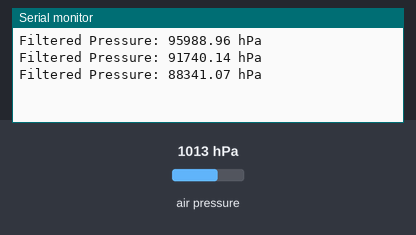
This sketch was run on a simulated Arduino Uno, built with avr-gcc and run on an emulated ATmega328P. Parts: the last lines printed to the serial monitor. Inputs (shaded band) come from the test bench; at power-on: air pressure 1013 hPa.

Above: at 1.2 s.
1.3 s: air pressure set to 952 hPa
At 1.9 s:
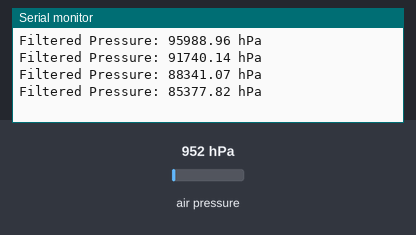
2.8 s: air pressure set to 975 hPa
At 3.4 s:
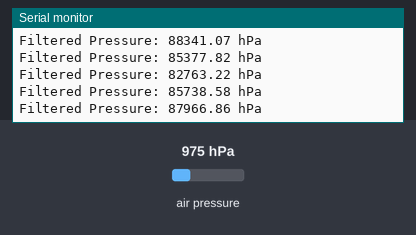
Timing chart, 0 to 5.8 s (numbered marks = the images above; inputs shaded):
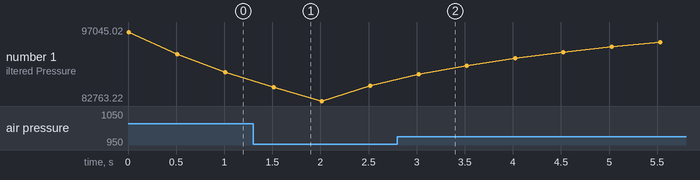

The sketch:

bmp_filter.ino
```cpp
#include <Wire.h>
#include <Adafruit_Sensor.h>
#include <Adafruit_BMP280.h>

// Initialize the BMP280 sensor
Adafruit_BMP280 bmp280;

// Set the BMP280 sensor settings
float seaLevelPressure = 1013.25;  // Set the sea level pressure for altitude calculation

float alpha = 0.2;
float filteredValue = 0.0;
// Define the filter parameters
int filterWindow = 5;  // Number of previous pressure values to consider for filtering
float pressureValues[5];  // Array to store the previous pressure values
int currentIndex = 0;  // Index for storing the current pressure value

// Function to update the filtered value using EMA
float updateEMA(float newValue) {
  filteredValue = alpha * newValue + (1 - alpha) * filteredValue;
  return filteredValue;
}

void setup() {
  // Initialize serial communication
  Serial.begin(9600);

  // Initialize the BMP280 sensor
  if (!bmp280.begin(0x76)) {
    Serial.println(F("Could not find a valid BMP280 sensor, check wiring!"));
    while (1);
  }

  // Set the initial pressure values in the array
  for (int i = 0; i < filterWindow; i++) {
    pressureValues[i] = bmp280.readPressure();
    float filteredPressure = updateEMA(pressureValues[i]);
  }
}

void loop() {
  // Read the current pressure value from the BMP280 sensor
  float pressure = bmp280.readPressure();
  float new_pressure=updateEMA(pressure);


  // Store the current pressure value in the array
  pressureValues[currentIndex] = new_pressure;

  // Increment the current index
  currentIndex = (currentIndex + 1) % filterWindow;

  // Calculate the filtered pressure value using a simple moving average
  float filteredPressure = 0;
  for (int i = 0; i < filterWindow; i++) {
    filteredPressure += pressureValues[i];
  }
  filteredPressure /= filterWindow;
  Serial.print("Filtered Pressure: ");
  Serial.print(filteredPressure);
  Serial.println(" hPa");

  // Optional: Add a delay to control the sampling rate
  delay(500);
}

  // Print the filtered
```

Measured:
- after the input at 1.3 s, the serial monitor: prints a new line after 0.21 s (image 1)
- after the input at 2.8 s, the serial monitor: prints a new line after 0.22 s (image 2)
- plotted number 1: 88341.07 → 85738.58 after the input at 1.3 s, 85738.58 → 97045.02 after the input at 2.8 s
